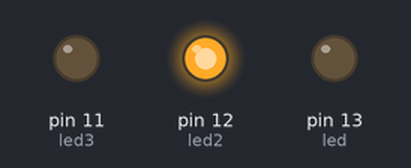
A sketch run on a simulated Arduino Uno, built with avr-gcc and run on an emulated ATmega328P. Shown: output pins drawn as LEDs (lit = HIGH). Random numbers use the default seed unless the sketch sets one.

Above: at 0.1 s.
At 6.1 s:
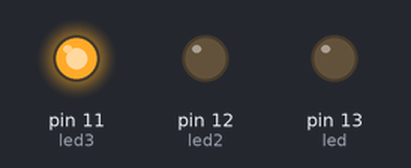
At 20.1 s:
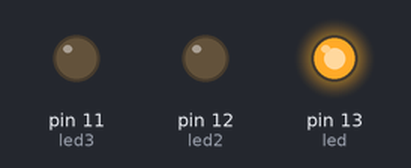
At 39.1 s:
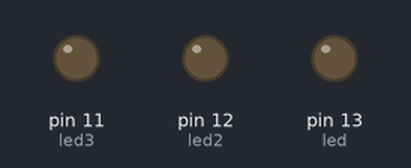
Timing chart, 0 to 40.0 s (numbered marks = the images above):
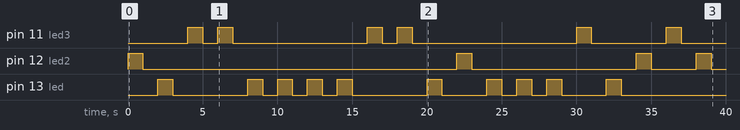

The sketch:

randomLed.ino
```cpp
int led = 13;
int led2 = 12;
int led3 = 11;

void setup() {
  // put your setup code here, to run once:
pinMode(led, OUTPUT);
pinMode(led2, OUTPUT);
pinMode(led3, OUTPUT);
}

void loop() {
  // put your main code here, to run repeatedly:
int randomLed = 11 + rand() % 3;
digitalWrite(randomLed, HIGH);
delay(1000);
digitalWrite(randomLed, LOW);
delay(1000);
}
```

Measured:
- by itself, pin 11 (led3): LOW → HIGH at 4.0 s, → LOW 1.0 s later, → HIGH 1.0 s later, → LOW 1.0 s later, … (12 changes in this stretch)
- by itself, pin 12 (led2): LOW → HIGH at 0.00 s, → LOW 1.0 s later, → HIGH 21.0 s later, → LOW 1.0 s later, … (8 changes in this stretch)
- by itself, pin 13 (led): LOW → HIGH at 2.0 s, → LOW 1.0 s later, → HIGH 5.0 s later, → LOW 1.0 s later, … (20 changes in this stretch)
